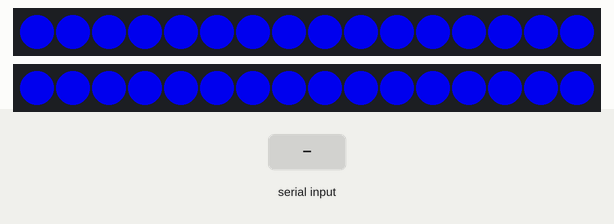
A sketch run on a simulated Arduino Uno, built with avr-gcc and run on an emulated ATmega328P. On the bench: 2 × 16 RGB LEDs in strip order, left to right. The test bench sets the inputs (shaded band). Dim RGB values are drawn brighter than linear.

Above: at 2.5 s.
2.6 s: "OPEN_MOUTH\n" received over Serial
At 3.06 s:
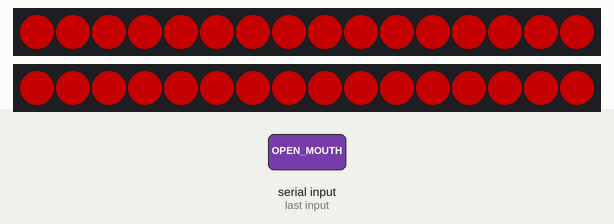
5.0 s: "LOOK_LEFT\n" received over Serial
At 6.0 s:
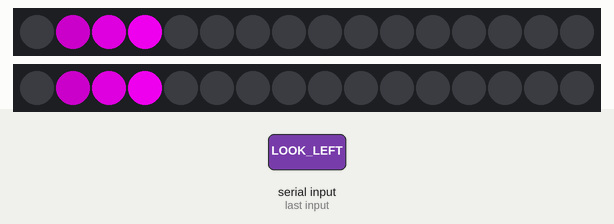
6.7 s: "ALL_ON\n" received over Serial
At 7.9 s:
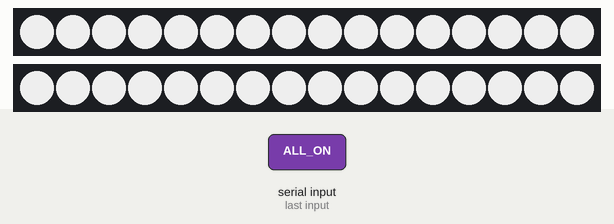
8.2 s: "OPEN_EYES\n" received over Serial
At 9.2 s:
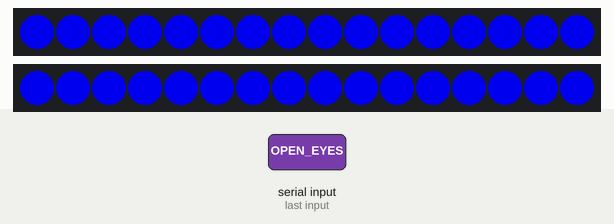
9.7 s: "CLOSE_EYES\n" received over Serial
At 10.4 s:
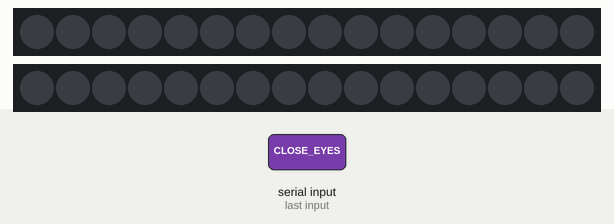
Timing chart, 0 to 12.2 s (numbered marks = the images above; inputs shaded):
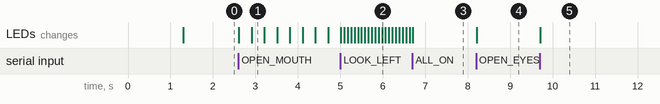

The sketch:

EyeLEDControl.ino
```cpp
#include <FastLED.h>

// 定义引脚和LED数量
#define LEFT_LED_PIN     6
#define RIGHT_LED_PIN    7
#define LED_COUNT        16

// 创建LED数组
CRGB leftLeds[LED_COUNT];
CRGB rightLeds[LED_COUNT];

// 定义效果类型
enum Effect {
  OFF,             // 关闭
  SOLID_BLUE,      // 蓝色常亮(默认)
  SOLID_WHITE,     // 白色常亮
  LEFT_EYE_ONLY,   // 仅左眼亮
  RIGHT_EYE_ONLY,  // 仅右眼亮
  BREATH_RED,      // 红色呼吸
  LEFT_FLOW,       // 向左流水
  RIGHT_FLOW,      // 向右流水
  RAINBOW,         // 彩虹效果
  BLINKING,        // 闪烁模式
  // 语音交互专用效果
  VOICE_OFF_ALL,       // 关闭所有LED
  VOICE_ON_FADE,       // 渐亮效果
  VOICE_THINK_BLINK,   // 快速闪烁思考效果
  VOICE_RAINBOW_WAVE   // 彩虹波浪效果
};

Effect currentEffect = SOLID_BLUE;
unsigned long previousMillis = 0;
int flowPosition = 0;
int hue = 0;
int breathBrightness = 0;
int breathDirection = 1;
int fadeStep = 0;        // 渐亮步骤
bool blinkState = false; // 闪烁状态

void setup() {
  // 初始化LED
  FastLED.addLeds<WS2812, LEFT_LED_PIN, GRB>(leftLeds, LED_COUNT);
  FastLED.addLeds<WS2812, RIGHT_LED_PIN, GRB>(rightLeds, LED_COUNT);
  FastLED.setBrightness(200);  // 提高亮度使效果更明显

  // 初始化串口通信
  Serial.begin(9600);

  // 启动提示
  setAllLeds(CRGB::Green);
  FastLED.show();
  delay(1000);
  setAllLeds(CRGB::Black);
  delay(300);
}

void loop() {
  // 检查串口指令
  if (Serial.available() > 0) {
    String command = Serial.readStringUntil('\n');
    command.trim();
    processCommand(command);
  }

  // 执行当前效果
  unsigned long currentMillis = millis();
  switch(currentEffect) {
    case OFF:
      setAllLeds(CRGB::Black);
      FastLED.show();
      break;

    case SOLID_BLUE:
      setAllLeds(CRGB::Blue);
      FastLED.show();
      break;

    case SOLID_WHITE:
      setAllLeds(CRGB::White);
      FastLED.show();
      break;

    case LEFT_EYE_ONLY:
      setLeds(leftLeds, CRGB::Cyan);
      setLeds(rightLeds, CRGB::Black);
      FastLED.show();
      break;

    case RIGHT_EYE_ONLY:
      setLeds(leftLeds, CRGB::Black);
      setLeds(rightLeds, CRGB::Cyan);
      FastLED.show();
      break;

    case BREATH_RED:
      breathEffect(CRGB::Red);
      break;

    case LEFT_FLOW:
      if (currentMillis - previousMillis > 80) {
        previousMillis = currentMillis;
        flowEffect(true, CRGB::Magenta);
      }
      break;

    case RIGHT_FLOW:
      if (currentMillis - previousMillis > 80) {
        previousMillis = currentMillis;
        flowEffect(false, CRGB::Magenta);
      }
      break;

    case RAINBOW:
      if (currentMillis - previousMillis > 40) {
        previousMillis = currentMillis;
        rainbowEffect();
      }
      break;

    case BLINKING:
      if (currentMillis - previousMillis > 200) {
        previousMillis = currentMillis;
        blinkingEffect(CRGB::Yellow);
      }
      break;

    // 语音交互专用效果
    case VOICE_OFF_ALL:
      setAllLeds(CRGB::Black);
      FastLED.show();
      break;

    case VOICE_ON_FADE:
      if (currentMillis - previousMillis > 50) {
        previousMillis = currentMillis;
        fadeInEffect();
      }
      break;

    case VOICE_THINK_BLINK:
      if (currentMillis - previousMillis > 100) {  // 快速闪烁
        previousMillis = currentMillis;
        blinkingEffect(CRGB::White);
      }
      break;

    case VOICE_RAINBOW_WAVE:
      if (currentMillis - previousMillis > 60) {
        previousMillis = currentMillis;
        rainbowWaveEffect();
      }
      break;
  }
}

// 处理串口命令
void processCommand(String command) {
  // 表情交互命令
  if (command == "OPEN_EYES") currentEffect = SOLID_BLUE;
  else if (command == "CLOSE_EYES") currentEffect = OFF;
  else if (command == "LOOK_LEFT") currentEffect = LEFT_FLOW;
  else if (command == "LOOK_RIGHT") currentEffect = RIGHT_FLOW;
  else if (command == "OPEN_MOUTH") currentEffect = BREATH_RED;
  else if (command == "CLOSE_MOUTH") currentEffect = SOLID_BLUE;
  else if (command == "ALL_ON") currentEffect = SOLID_WHITE;
  else if (command == "ALL_OFF") currentEffect = OFF;
  else if (command == "RAINBOW") currentEffect = RAINBOW;
  else if (command == "BLINK") currentEffect = BLINKING;
  else if (command == "LEFT_ONLY") currentEffect = LEFT_EYE_ONLY;
  else if (command == "RIGHT_ONLY") currentEffect = RIGHT_EYE_ONLY;
  else if (command == "DEFAULT") currentEffect = SOLID_BLUE;

  // 语音交互命令
  else if (command == "VOICE_OFF_ALL") currentEffect = VOICE_OFF_ALL;
  else if (command == "VOICE_ON_FADE") {
    currentEffect = VOICE_ON_FADE;
    fadeStep = 0; // 重置渐亮步骤
  }
  else if (command == "VOICE_THINK_BLINK") currentEffect = VOICE_THINK_BLINK;
  else if (command == "VOICE_EXIT") currentEffect = SOLID_BLUE; // 退出时回到默认
}

// 设置所有LED为指定颜色
void setAllLeds(CRGB color) {
  setLeds(leftLeds, color);
  setLeds(rightLeds, color);
}

// 设置单个LED环颜色
void setLeds(CRGB* leds, CRGB color) {
  for(int i = 0; i < LED_COUNT; i++) {
    leds[i] = color;
  }
}

// 流水效果（增加颜色参数）
void flowEffect(bool left, CRGB color) {
  setAllLeds(CRGB::Black);

  if(left) {
    flowPosition--;
    if(flowPosition < 0) flowPosition = LED_COUNT - 1;
  } else {
    flowPosition++;
    if(flowPosition >= LED_COUNT) flowPosition = 0;
  }

  // 流水带尾迹效果
  for(int i=0; i<3; i++){
    int pos = (left) ? (flowPosition - i + LED_COUNT) % LED_COUNT : (flowPosition + i) % LED_COUNT;
    CRGB temp = color;
    temp.fadeToBlackBy(i * 60); // 尾迹渐暗
    leftLeds[pos] = temp;
    rightLeds[pos] = temp;
  }
  FastLED.show();
}

// 增强彩虹效果
void rainbowEffect() {
  hue++;
  fill_rainbow(leftLeds, LED_COUNT, hue, 256 / LED_COUNT);
  fill_rainbow(rightLeds, LED_COUNT, hue + 128, 256 / LED_COUNT); // 左右眼彩虹相位差
  FastLED.show();
}

// 彩虹波浪效果（语音专用）
void rainbowWaveEffect() {
  hue++;
  for(int i=0; i<LED_COUNT; i++){
    int pixelHue = hue + (i * 15);
    leftLeds[i] = CHSV(pixelHue % 256, 255, 200);
    rightLeds[LED_COUNT - 1 - i] = CHSV(pixelHue % 256, 255, 200); // 反向波浪
  }
  FastLED.show();
}

// 呼吸效果
void breathEffect(CRGB color) {
  breathBrightness += breathDirection;
  if(breathBrightness >= 255) breathDirection = -2;
  if(breathBrightness <= 0) breathDirection = 2;

  CRGB adjustedColor = color;
  adjustedColor.fadeToBlackBy(255 - breathBrightness);

  setAllLeds(adjustedColor);
  FastLED.show();
}

// 渐亮效果（语音专用）
void fadeInEffect() {
  if(fadeStep < 255) {
    fadeStep += 2;
    CRGB color = CRGB::White;
    color.fadeToBlackBy(255 - fadeStep);
    setAllLeds(color);
    FastLED.show();
  }
}

// 闪烁效果（增加颜色参数）
void blinkingEffect(CRGB color) {
  blinkState = !blinkState;
  setAllLeds(blinkState ? color : CRGB::Black);
  FastLED.show();
}
```

Measured:
- after the input at 2.6 s, the LEDs: first change at once (image 1 shows a later state)
- after the input at 5.0 s, the LEDs: first change at once (image 2 shows a later state)
- after the input at 6.7 s, the LEDs: change at once (image 3)
- after the input at 8.2 s, the LEDs: change at once (image 4)
- after the input at 9.7 s, the LEDs: change at once (image 5)
